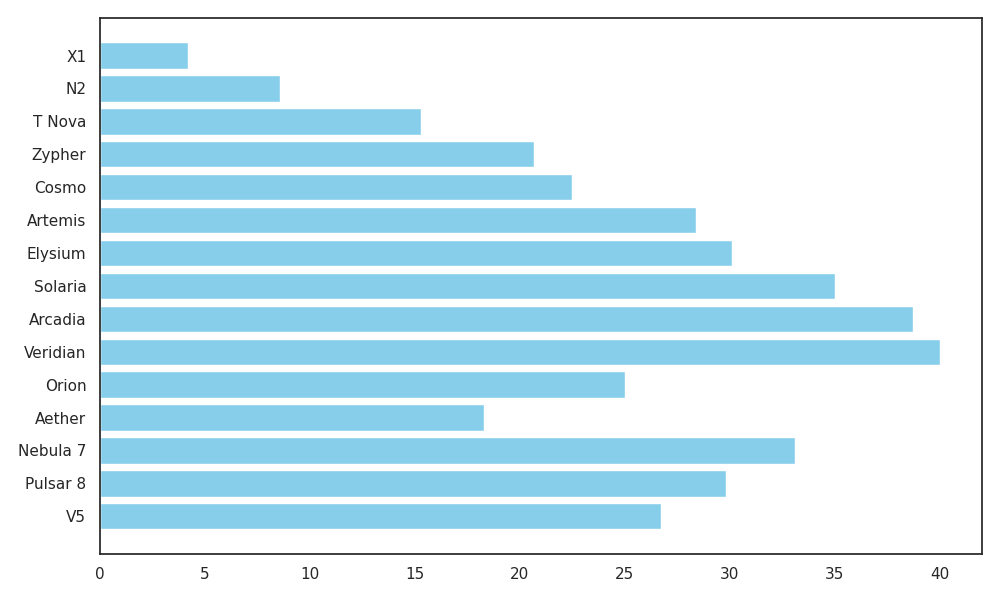

Write Python code to recreate this figure.
import matplotlib.pyplot as plt
import numpy as np

exoplanets = [
    'X1', 'N2', 'T Nova', 'Zypher', 'Cosmo', 
    'Artemis', 'Elysium', 'Solaria', 'Arcadia', 'Veridian', 
    'Orion', 'Aether', 'Nebula 7', 'Pulsar 8', 'V5'
]

distances = np.array([
    4.2, 8.6, 15.3, 20.7, 22.5, 28.4, 30.1, 35.0, 38.7, 40.0, 
    25.0, 18.3, 33.1, 29.8, 26.7
])

fig, ax = plt.subplots(figsize=(10, 6))
y_pos = np.arange(len(exoplanets))

# Setting a consistent color 'skyblue' for all bars
ax.barh(y_pos, distances, color='skyblue')
ax.set_yticks(y_pos)
ax.set_yticklabels(exoplanets)
ax.invert_yaxis()

plt.tight_layout()
plt.show()
